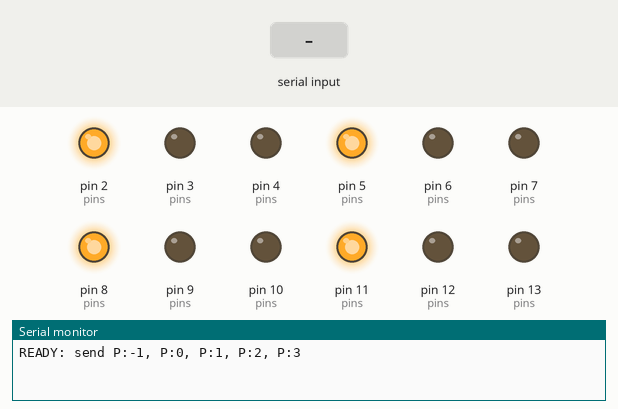
The sketch below on a simulated Arduino Uno, built with avr-gcc and run on an emulated ATmega328P. On the bench: output pins drawn as LEDs (lit = HIGH), the last lines printed to the serial monitor. The test bench sets the inputs (shaded band).

Above: at 1.2 s.
1.3 s: "P:\n" received over Serial
At 1.6 s:
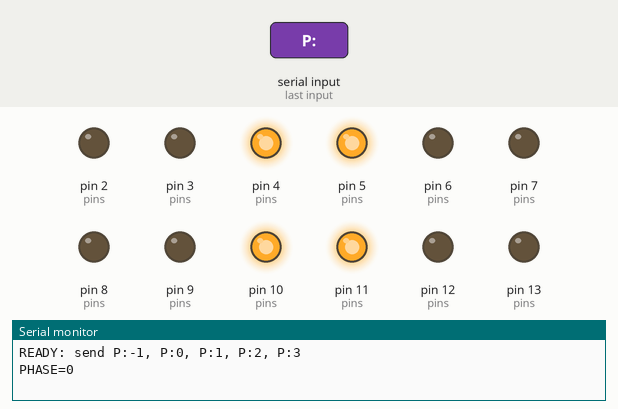
4.3 s: "P:,45\n" received over Serial
At 6.7 s:
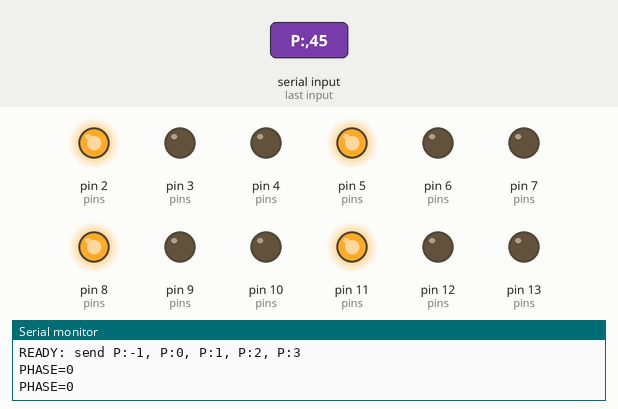
Timing chart, 0 to 8.2 s (numbered marks = the images above; inputs shaded):
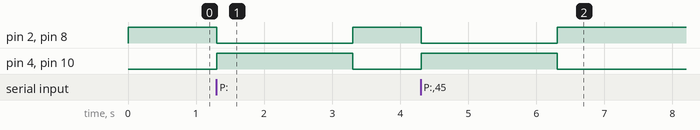

The sketch:

greenwave.ino
```cpp
// 4-way traffic junction display driven by PC (Python/SUMO).
// Serial protocol: send one line "P:<phase>"
// phase values:
// -1 -> all red (safety)
//  0 -> A_GREEN  (L1/L3 green, L2/L4 red)
//  1 -> A_YELLOW (L1/L3 yellow, L2/L4 red)
//  2 -> B_GREEN  (L2/L4 green, L1/L3 red)
//  3 -> B_YELLOW (L2/L4 yellow, L1/L3 red)

int G1 = 4,  Y1 = 3,  R1 = 2;
int G2 = 7,  Y2 = 6,  R2 = 5;
int G3 = 10, Y3 = 9,  R3 = 8;
int G4 = 13, Y4 = 12, R4 = 11;

int currentPhase = -1;
unsigned long lastMessageAt = 0;
const unsigned long failSafeMs = 2000;

void setup() {
  Serial.begin(9600);

  int pins[] = {G1,Y1,R1,G2,Y2,R2,G3,Y3,R3,G4,Y4,R4};
  for (int i = 0; i < 12; i++) {
    pinMode(pins[i], OUTPUT);
  }

  applyPhase(currentPhase);
  Serial.println("READY: send P:-1, P:0, P:1, P:2, P:3");
}

void loop() {
  readSerialPhase();

  // If PC communication is lost, force all-red.
  if (millis() - lastMessageAt > failSafeMs && currentPhase != -1) {
    currentPhase = -1;
    applyPhase(currentPhase);
  }
}

void setLight(int R, int Y, int G, int state) {
  // 0 = RED, 1 = GREEN, 2 = YELLOW
  if (state == 0) {
    digitalWrite(R, HIGH);
    digitalWrite(Y, LOW);
    digitalWrite(G, LOW);
  } else if (state == 1) {
    digitalWrite(R, LOW);
    digitalWrite(Y, LOW);
    digitalWrite(G, HIGH);
  } else {
    digitalWrite(R, LOW);
    digitalWrite(Y, HIGH);
    digitalWrite(G, LOW);
  }
}

void applyPhase(int phase) {
  if (phase == 0) {
    // A_GREEN: L1/L3 green, L2/L4 red
    setLight(R1, Y1, G1, 1);
    setLight(R2, Y2, G2, 0);
    setLight(R3, Y3, G3, 1);
    setLight(R4, Y4, G4, 0);
  } else if (phase == 1) {
    // A_YELLOW: L1/L3 yellow, L2/L4 red
    setLight(R1, Y1, G1, 2);
    setLight(R2, Y2, G2, 0);
    setLight(R3, Y3, G3, 2);
    setLight(R4, Y4, G4, 0);
  } else if (phase == 2) {
    // B_GREEN: L2/L4 green, L1/L3 red
    setLight(R1, Y1, G1, 0);
    setLight(R2, Y2, G2, 1);
    setLight(R3, Y3, G3, 0);
    setLight(R4, Y4, G4, 1);
  } else if (phase == 3) {
    // B_YELLOW: L2/L4 yellow, L1/L3 red
    setLight(R1, Y1, G1, 0);
    setLight(R2, Y2, G2, 2);
    setLight(R3, Y3, G3, 0);
    setLight(R4, Y4, G4, 2);
  } else {
    // all-red safety state
    setLight(R1, Y1, G1, 0);
    setLight(R2, Y2, G2, 0);
    setLight(R3, Y3, G3, 0);
    setLight(R4, Y4, G4, 0);
  }
}

void readSerialPhase() {
  if (Serial.available() <= 0) return;

  String line = Serial.readStringUntil('\n');
  line.trim();

  if (!line.startsWith("P:")) return;

  int phase = line.substring(2).toInt();
  if (phase < -1 || phase > 3) return;

  lastMessageAt = millis();
  if (phase != currentPhase) {
    currentPhase = phase;
    applyPhase(currentPhase);
    Serial.print("PHASE=");
    Serial.println(currentPhase);
  }
}
```

Measured:
- after the input at 1.3 s, pin 2 (pins), pin 8 (pins): HIGH → LOW at once, → HIGH 2.0 s later; pin 4 (pins), pin 10 (pins): LOW → HIGH at once, → LOW 2.0 s later
- after the input at 4.3 s, pin 2 (pins), pin 8 (pins): HIGH → LOW at once, → HIGH 2.0 s later; pin 4 (pins), pin 10 (pins): LOW → HIGH at once, → LOW 2.0 s later
